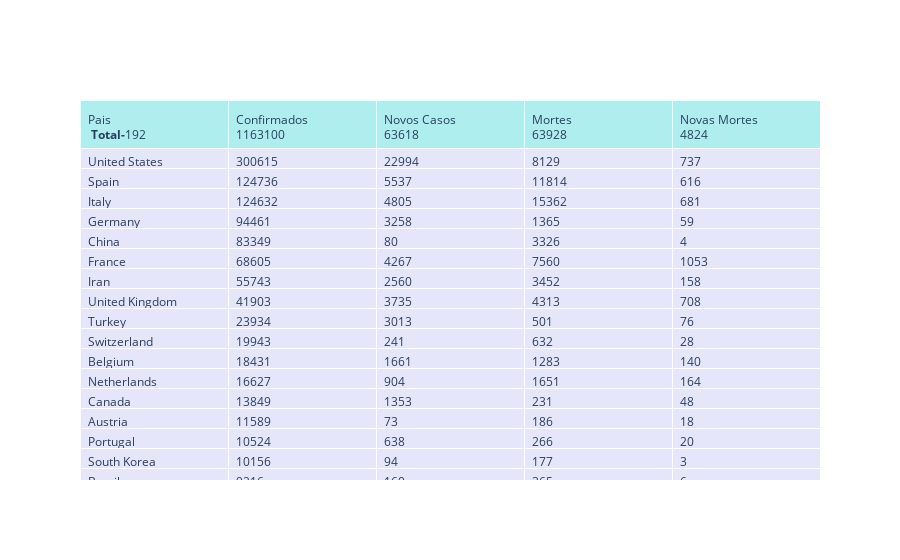

The code cell stored with this chart in its notebook:
### Code cell
# '<b>Data-</b>'+ str(rs.date.unique())
fig = go.Figure(data=[go.Table(
    header=dict(values=['<br>Pais</br> <b>Total-</b>'+str(mundo.pais.size),
                        '<br>Confirmados</br>'+str(mundo.casos.astype(int).agg(sum)),
                        '<br>Novos Casos</br>'+str(mundo.novoscasos.astype(int).agg(sum)),
                        '<br>Mortes</br>'+str(mundo.mortes.astype(int).agg(sum)),
                        '<br>Novas Mortes</br>'+str(mundo.novasmortes.astype(int).agg(sum))
                       ],
                fill_color='paleturquoise',
                align='left'),
    cells=dict(values=[mundo.pais, mundo.casos,mundo.novoscasos,mundo.mortes,mundo.novasmortes],
               fill_color='lavender',
               align='left'))
])

fig.show()

### Figure 1 — Plotly figure (JSON) as saved in the notebook; plotly's stock layout.template omitted (floating-point values rounded to 4 significant figures; data arrays with more than 128 entries replaced by an {"elided": "..."} marker saying what was removed)
{"data": [{"cells": {"align": "left", "fill": {"color": "lavender"}, "values": {"elided": "5x192 str values"}}, "header": {"align": "left", "fill": {"color": "paleturquoise"}, "values": ["<br>Pais</br> <b>Total-</b>192", "<br>Confirmados</br>1163100", "<br>Novos Casos</br>63618", "<br>Mortes</br>63928", "<br>Novas Mortes</br>4824"]}, "type": "table"}], "layout": {}}
